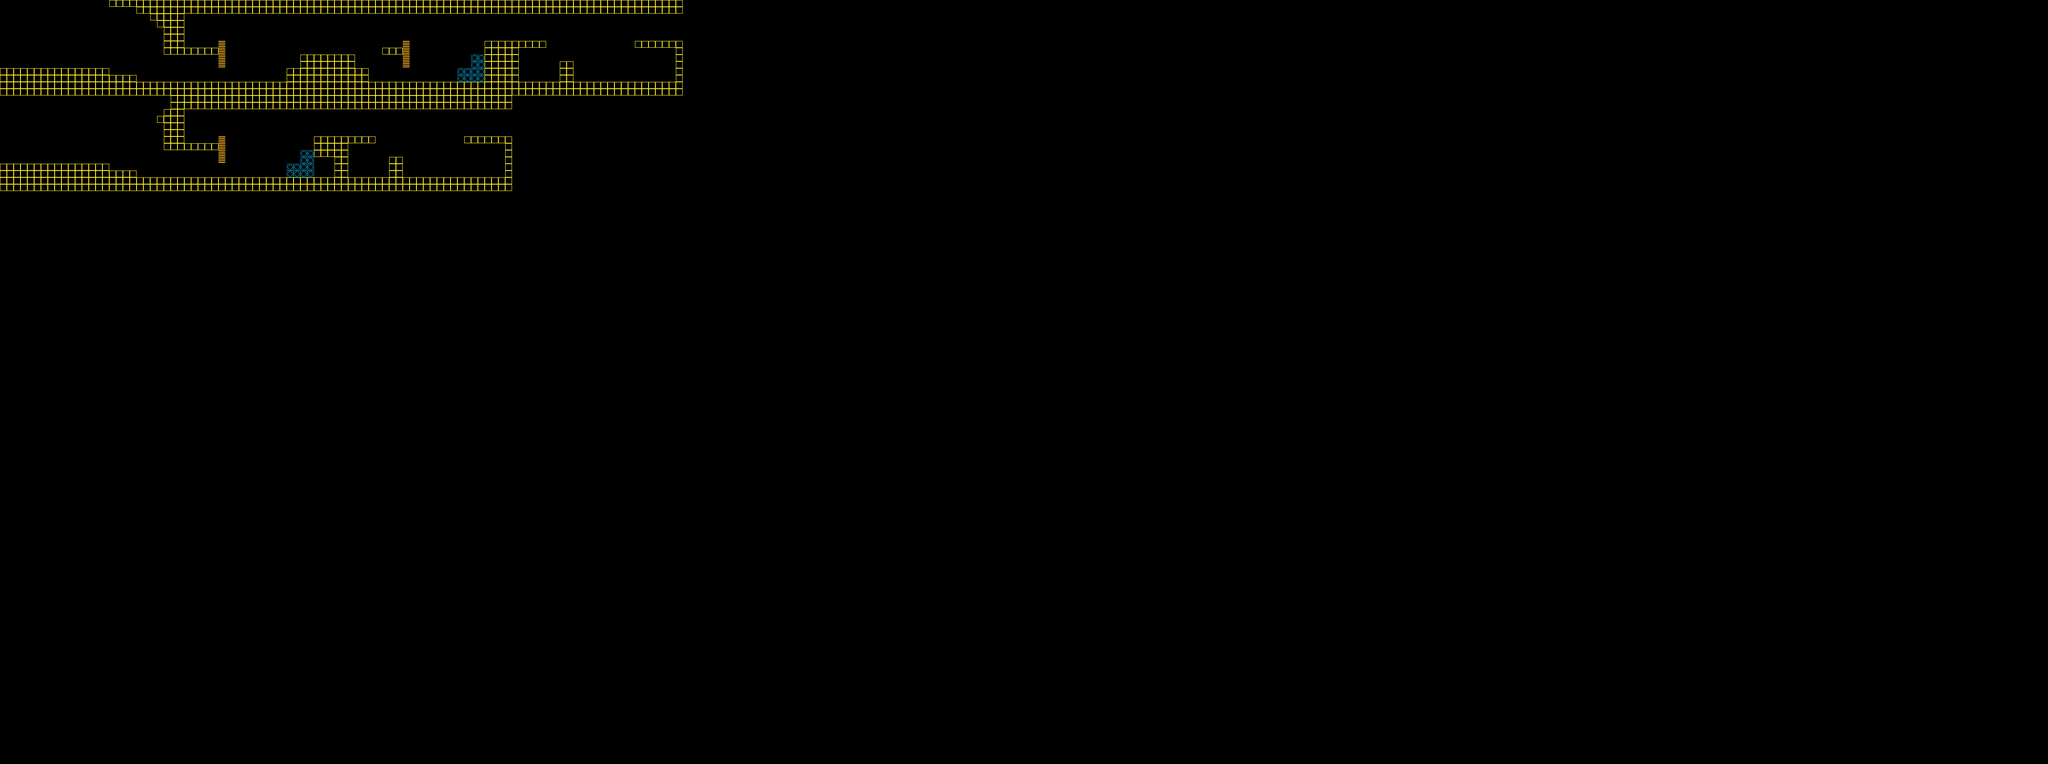

A level layout from a 2D game, rendered from its tile map. Below: a short description, then the map file with tile-grid data replaced by summaries:
An orthogonal 300x112 tile map with 16x16 px tiles, 4 tile layers (boundary, layer[0], layer[1], layer[2]), 2 tilesets and 98 objects (2x switch_stick).

<map version="1.0" orientation="orthogonal" renderorder="right-down" width="300" height="112" tilewidth="16" tileheight="16" nextobjectid="116">
 <tileset firstgid="1" name="boundry_tileset" tilewidth="16" tileheight="16" tilecount="64">
  <image source="../images/boundry_tileset.png" width="128" height="128" />
 </tileset>
 <tileset firstgid="65" name="beary_tileset_02" tilewidth="16" tileheight="16" spacing="1" margin="1" tilecount="100">
  <image source="../images/beary_tileset_02.png" width="171" height="171" />
 </tileset>
 <objectgroup name="screen_grids" opacity="0.26">
  <object id="1" x="0" y="0" width="400" height="224" />
  <object id="2" x="400" y="0" width="400" height="224" />
  <object id="3" x="400" y="224" width="400" height="224" />
  <object id="4" x="0" y="224" width="400" height="224" />
  <object id="5" x="400" y="448" width="400" height="224" />
  <object id="6" x="0" y="448" width="400" height="224" />
  <object id="7" x="800" y="0" width="400" height="224" />
  <object id="8" x="800" y="224" width="400" height="224" />
  <object id="9" x="800" y="448" width="400" height="224" />
  <object id="10" x="1200" y="0" width="400" height="224" />
  <object id="11" x="1200" y="224" width="400" height="224" />
  <object id="12" x="1200" y="448" width="400" height="224" />
  <object id="13" x="1600" y="0" width="400" height="224" />
  <object id="14" x="1600" y="224" width="400" height="224" />
  <object id="15" x="1600" y="448" width="400" height="224" />
  <object id="31" x="2000" y="0" width="400" height="224" />
  <object id="32" x="2400" y="0" width="400" height="224" />
  <object id="33" x="2400" y="224" width="400" height="224" />
  <object id="34" x="2000" y="224" width="400" height="224" />
  <object id="35" x="2400" y="448" width="400" height="224" />
  <object id="36" x="2000" y="448" width="400" height="224" />
  <object id="37" x="2800" y="0" width="400" height="224" />
  <object id="38" x="2800" y="224" width="400" height="224" />
  <object id="39" x="2800" y="448" width="400" height="224" />
  <object id="40" x="3200" y="0" width="400" height="224" />
  <object id="41" x="3200" y="224" width="400" height="224" />
  <object id="42" x="3200" y="448" width="400" height="224" />
  <object id="43" x="3600" y="0" width="400" height="224" />
  <object id="44" x="3600" y="224" width="400" height="224" />
  <object id="45" x="3600" y="448" width="400" height="224" />
  <object id="46" x="0" y="672" width="400" height="224" />
  <object id="47" x="400" y="672" width="400" height="224" />
  <object id="48" x="400" y="896" width="400" height="224" />
  <object id="49" x="0" y="896" width="400" height="224" />
  <object id="50" x="400" y="1120" width="400" height="224" />
  <object id="51" x="0" y="1120" width="400" height="224" />
  <object id="52" x="800" y="672" width="400" height="224" />
  <object id="53" x="800" y="896" width="400" height="224" />
  <object id="54" x="800" y="1120" width="400" height="224" />
  <object id="55" x="1200" y="672" width="400" height="224" />
  <object id="56" x="1200" y="896" width="400" height="224" />
  <object id="57" x="1200" y="1120" width="400" height="224" />
  <object id="58" x="1600" y="672" width="400" height="224" />
  <object id="59" x="1600" y="896" width="400" height="224" />
  <object id="60" x="1600" y="1120" width="400" height="224" />
  <object id="61" x="2000" y="672" width="400" height="224" />
  <object id="62" x="2400" y="672" width="400" height="224" />
  <object id="63" x="2400" y="896" width="400" height="224" />
  <object id="64" x="2000" y="896" width="400" height="224" />
  <object id="65" x="2400" y="1120" width="400" height="224" />
  <object id="66" x="2000" y="1120" width="400" height="224" />
  <object id="67" x="2800" y="672" width="400" height="224" />
  <object id="68" x="2800" y="896" width="400" height="224" />
  <object id="69" x="2800" y="1120" width="400" height="224" />
  <object id="70" x="3200" y="672" width="400" height="224" />
  <object id="71" x="3200" y="896" width="400" height="224" />
  <object id="72" x="3200" y="1120" width="400" height="224" />
  <object id="73" x="3600" y="672" width="400" height="224" />
  <object id="74" x="3600" y="896" width="400" height="224" />
  <object id="75" x="3600" y="1120" width="400" height="224" />
  <object id="76" x="4000" y="448" width="400" height="224" />
  <object id="77" x="4400" y="896" width="400" height="224" />
  <object id="78" x="4000" y="896" width="400" height="224" />
  <object id="79" x="4000" y="224" width="400" height="224" />
  <object id="80" x="4000" y="0" width="400" height="224" />
  <object id="81" x="4400" y="672" width="400" height="224" />
  <object id="82" x="4400" y="1120" width="400" height="224" />
  <object id="83" x="4000" y="1120" width="400" height="224" />
  <object id="84" x="4400" y="224" width="400" height="224" />
  <object id="85" x="4400" y="0" width="400" height="224" />
  <object id="86" x="4000" y="672" width="400" height="224" />
  <object id="87" x="4400" y="448" width="400" height="224" />
  <object id="88" x="4000" y="1344" width="400" height="224" />
  <object id="89" x="2400" y="1568" width="400" height="224" />
  <object id="90" x="400" y="1568" width="400" height="224" />
  <object id="91" x="3600" y="1344" width="400" height="224" />
  <object id="92" x="1200" y="1344" width="400" height="224" />
  <object id="93" x="3200" y="1568" width="400" height="224" />
  <object id="94" x="1200" y="1568" width="400" height="224" />
  <object id="95" x="4000" y="1568" width="400" height="224" />
  <object id="96" x="400" y="1344" width="400" height="224" />
  <object id="97" x="2400" y="1344" width="400" height="224" />
  <object id="98" x="800" y="1568" width="400" height="224" />
  <object id="99" x="1600" y="1344" width="400" height="224" />
  <object id="100" x="3200" y="1344" width="400" height="224" />
  <object id="101" x="4400" y="1344" width="400" height="224" />
  <object id="102" x="4400" y="1568" width="400" height="224" />
  <object id="103" x="3600" y="1568" width="400" height="224" />
  <object id="104" x="2800" y="1344" width="400" height="224" />
  <object id="105" x="0" y="1568" width="400" height="224" />
  <object id="106" x="2000" y="1344" width="400" height="224" />
  <object id="107" x="2800" y="1568" width="400" height="224" />
  <object id="108" x="1600" y="1568" width="400" height="224" />
  <object id="109" x="0" y="1344" width="400" height="224" />
  <object id="110" x="2000" y="1568" width="400" height="224" />
  <object id="111" x="800" y="1344" width="400" height="224" />
 </objectgroup>
 <layer name="boundary" width="300" height="112">
  <data>[33600 cells, 910 non-empty, 3 distinct tile ids]</data>
 </layer>
 <layer name="layer[0]" width="300" height="112">
  <data>[33600 cells, 0 non-empty, 0 distinct tile ids]</data>
 </layer>
 <layer name="layer[1]" width="300" height="112">
  <data>[33600 cells, 0 non-empty, 0 distinct tile ids]</data>
 </layer>
 <layer name="layer[2]" width="300" height="112">
  <data>[33600 cells, 0 non-empty, 0 distinct tile ids]</data>
 </layer>
 <objectgroup name="objects">
  <object id="114" name="switch_stick" type="switch_stick" x="464" y="96" width="16" height="16">
   <properties>
    <property name="number" value="1" />
   </properties>
  </object>
  <object id="115" name="switch_stick" type="switch_stick" x="464" y="320" width="16" height="16">
   <properties>
    <property name="number" value="1" />
   </properties>
  </object>
 </objectgroup>
</map>
